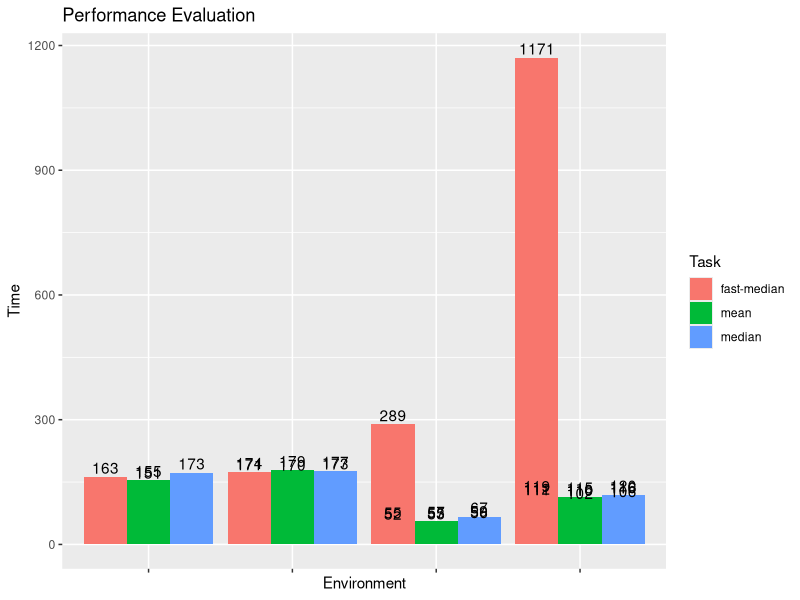

Here is the R script that generated this plot:
## ---- chunk 1
library(ggplot2)
library(grid)
data <- read.csv("results.csv", header = FALSE, sep = ",")
names(data) <- c("Task", "Environment", "Time")
axis.tasks = function(tasks) {
  structure(
    list(groups=tasks),
    class = c("element_custom","element_blank"), 
    text = element_text(size = 10, vjust = 1, angle = 90)
    )
}
element_grob.element_custom <- function(element, x,...)  {
  cat <- list(...)[[1]]
  tasks <- element$task
  ll <- by(data$Task,data$Environment,I)
  tt <- as.numeric(x)
  grbs <- Map(function(z,t){
    labs <- ll[[z]]
    vp = viewport(
      x = unit(t,'native'), 
      height=unit(2,'line'),
      width=unit(diff(tt)[1],'native'),
      xscale=c(0,length(labs)))
    grid.rect(vp=vp)
    textGrob("",x= unit(seq_along(labs)-0.5,
                          'native'),
             y=unit(2,'line'),
             vp=vp,
             vjust = 1,
             hjust = 0)
  },cat,tt)
  g.X <- textGrob(cat, x=x)
  gTree(children=gList(do.call(gList,grbs),g.X), cl = "custom_axis")
}
grobHeight.custom_axis = 
  heightDetails.custom_axis = function(x, ...)
    unit(3, "lines")
p <- ggplot(data=data, aes(x=Environment, y=Time, fill=Task), xlab("Environment")) + 
  geom_bar(position = position_dodge(width=0.9),stat='identity') +
  geom_text(aes(label=paste(Time)),
            position=position_dodge(width=0.9), vjust=-0.25)+
  theme(axis.text.x = axis.tasks(unique(data$Task)))
p + ggtitle("Performance Evaluation")
